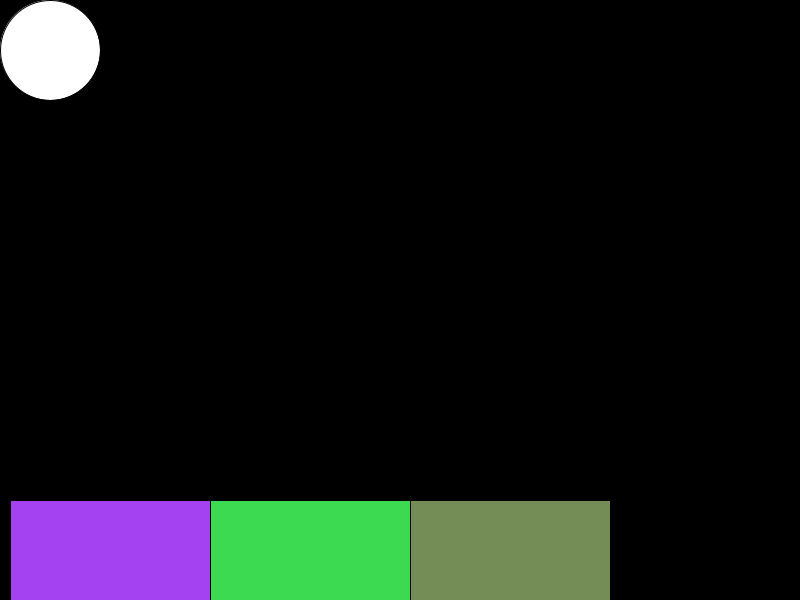
Frame 1 (no input)
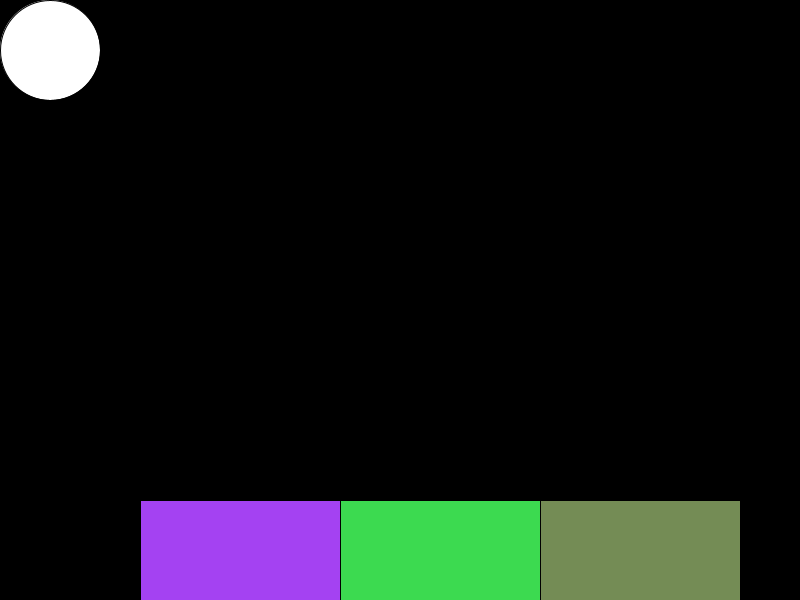
Frame 60 (the mouse pressed at the canvas centre just before this capture)
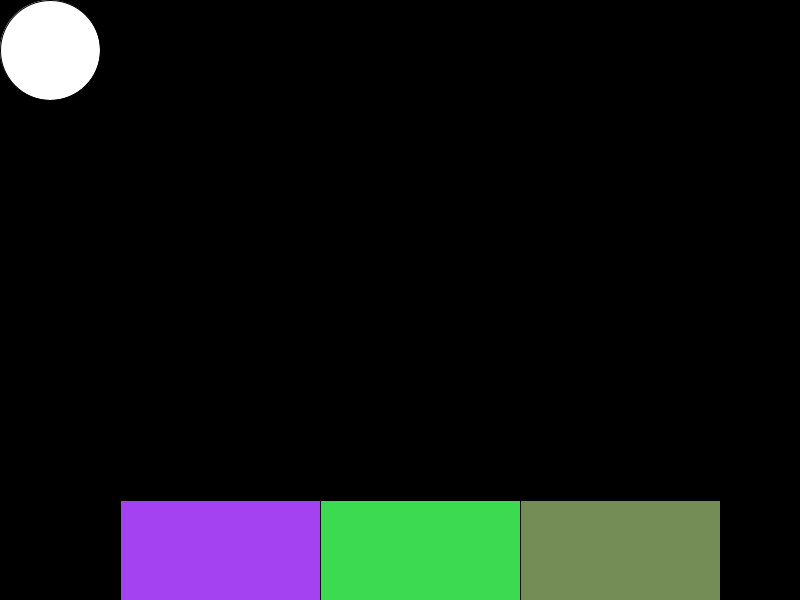
Frame 120 (the mouse held since frame 60 and released just before this capture)

The Processing sketch that drew these frames (run headless with seeded random() and noise(); from frame 60 on, the mouse is pressed at the canvas centre):

// Processing sketch: s00_PE_diamants
// ── s00_PE_diamants.pde
/**
 * Taller d’introducció a la programació en Processing
 * Pepa López i Ignasi Esquerra
 * ESEIAAT (UPC)
 * 13-15 Febrer 2018
 * https://eseiaatprocessing.wordpress.com/
 */



//Exercici 1: bola blanca caient i s'atura al terra

//Exercici 2: puntets random per tota la pantalla

//Exercici 3 (Interacció): Bola Blanca que es pugui agafar i moure i s'atura quan es deixa de premer el ratolí



int xp =50;
int yp =50;
int d=100;
int xIncDec=10;
int x=0;
int tamanyCaixes=200;
boolean diamants=false;

boolean cau=false;

color[] c={color(random(255),random(255),random(255)),
           color(random(255),random(255),random(255)),
           color(random(255),random(255),random(255)),color(255,255,255)};

void setup(){
  size(800,600);
  background(0);
  //frameRate(1000000000);
  fill(255);
  ellipse(xp,yp,d,d);
  
 /* noStroke();
  fill(255);
  rect(0,500,800,100);
  ellipse(x,y,d,d);*/
  
  
  //noLoop();
  
}

void dibuixaCaixes(int x1){
  background(0);
  for (int i=0;i<3;i++){
    int x2=x1+tamanyCaixes;   
    fill(c[i]);
    rect(x1,height-100,x2-x1,100);
    x1=x2;
  }
  
  
}

void dibuixaDiamants(){
  for (int i=0;i<4;i++){
    int xd=(int)random(width);
    int yd=(int)random(height);
    int dd=(int)random(10);
    fill(c[i]);
    ellipse(xd,yd,dd,dd);
  }
  delay(20);
}

void draw(){
  if (!diamants){
    x=x+xIncDec;
    if(x<=10) xIncDec=10;
    else if (x+tamanyCaixes*3>=width-abs(xIncDec)) xIncDec=-10;
 
  dibuixaCaixes(x);
  delay(100);
  
  //fill(255);
  //rect(0,500,width,100);
  if (mousePressed){
    if (abs(mouseX-xp)<d/2 && abs(mouseY-yp)<d/2){
      //println("entra");
      stroke(0);
      fill(0);
      ellipse(xp,yp,d+1,d+1);
      noStroke();
      fill(255);
      xp=mouseX;
      yp=mouseY;
      ellipse(xp,yp,d,d);   
    }
    else{
        fill(255);
        ellipse(xp,yp,d,d);
    }
  }
  else{
    if (cau){
      if (yp>=450){
        diamants=true;
        
        //fill(255);
        background(0);
/*
        fill(255);
        ellipse(xp,yp+10,d,d);
        stroke(0);
        //rect(0,500,x ,100,0,50,0,0);
        //rect(x,500,width-x,100,50,0,0,0);
        noStroke();
        //cau=false;*/
      }
      else{
        fill(0);
        stroke(0);
        ellipse(xp,yp,d+13,d+13);
        //background(0);
        yp=yp+20;
        noStroke();
        fill(255);
        ellipse(xp,yp,d+5,d+5);
      }
      
    }
    else{
        fill(255);
        ellipse(xp,yp,d,d);
    }
  }
  }
  else{
    dibuixaDiamants();
  }
  
}



void mouseReleased(){
  cau=true;
}

/*
void mousePressed(){
  if (mouseX<d/2 && mouseY<d/2){
    println("entra");
    fill(0);
    ellipse(x,y,d,d);
    fill(255);
    x=mouseX;
    y=mouseY;
    //ellipse(x,y,d,d);   
  }
    
}
*/
